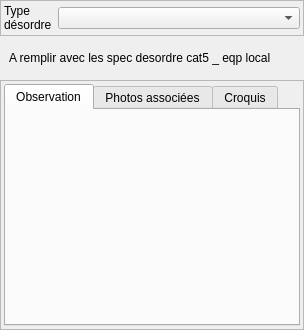
<?xml version="1.0" encoding="UTF-8"?>
<ui version="4.0">
 <class>Form</class>
 <widget class="QWidget" name="Form">
  <property name="geometry">
   <rect>
    <x>0</x>
    <y>0</y>
    <width>275</width>
    <height>330</height>
   </rect>
  </property>
  <property name="windowTitle">
   <string>Form</string>
  </property>
  <layout class="QVBoxLayout" name="verticalLayout_2" stretch="1,1,20">
   <property name="leftMargin">
    <number>0</number>
   </property>
   <property name="topMargin">
    <number>0</number>
   </property>
   <property name="rightMargin">
    <number>0</number>
   </property>
   <property name="bottomMargin">
    <number>0</number>
   </property>
   <item>
    <widget class="QFrame" name="frame_2">
     <property name="frameShape">
      <enum>QFrame::StyledPanel</enum>
     </property>
     <property name="frameShadow">
      <enum>QFrame::Raised</enum>
     </property>
     <layout class="QGridLayout" name="gridLayout_3" columnstretch="1,10">
      <property name="leftMargin">
       <number>3</number>
      </property>
      <property name="topMargin">
       <number>3</number>
      </property>
      <property name="rightMargin">
       <number>3</number>
      </property>
      <property name="bottomMargin">
       <number>3</number>
      </property>
      <item row="0" column="1">
       <widget class="QComboBox" name="comboBox_groupedes"/>
      </item>
      <item row="0" column="0">
       <widget class="QLabel" name="label_2">
        <property name="text">
         <string>Type désordre</string>
        </property>
        <property name="wordWrap">
         <bool>true</bool>
        </property>
       </widget>
      </item>
     </layout>
    </widget>
   </item>
   <item>
    <widget class="QStackedWidget" name="stackedWidget">
     <property name="currentIndex">
      <number>4</number>
     </property>
     <widget class="QWidget" name="page">
      <layout class="QHBoxLayout" name="horizontalLayout">
       <item>
        <widget class="QLabel" name="label">
         <property name="text">
          <string>A remplir avec les spec desordre cat1 - infralin</string>
         </property>
        </widget>
       </item>
      </layout>
     </widget>
     <widget class="QWidget" name="page_2">
      <layout class="QHBoxLayout" name="horizontalLayout_2">
       <item>
        <widget class="QLabel" name="label_3">
         <property name="text">
          <string>A remplir avec les spec desordre cat2 _ noeud station</string>
         </property>
        </widget>
       </item>
      </layout>
     </widget>
     <widget class="QWidget" name="page_3">
      <layout class="QGridLayout" name="gridLayout_2">
       <item row="0" column="0">
        <widget class="QLabel" name="label_4">
         <property name="text">
          <string>A remplir avec les spec desordre cat3 _ noeud local</string>
         </property>
        </widget>
       </item>
      </layout>
     </widget>
     <widget class="QWidget" name="page_4">
      <layout class="QGridLayout" name="gridLayout_4">
       <item row="0" column="0">
        <widget class="QLabel" name="label_5">
         <property name="text">
          <string>A remplir avec les spec desordre cat4 _ eqp station</string>
         </property>
        </widget>
       </item>
      </layout>
     </widget>
     <widget class="QWidget" name="page_5">
      <layout class="QGridLayout" name="gridLayout_5">
       <item row="0" column="0">
        <widget class="QLabel" name="label_6">
         <property name="text">
          <string>A remplir avec les spec desordre cat5 _ eqp local</string>
         </property>
        </widget>
       </item>
      </layout>
     </widget>
    </widget>
   </item>
   <item>
    <widget class="QFrame" name="frame">
     <property name="frameShape">
      <enum>QFrame::StyledPanel</enum>
     </property>
     <property name="frameShadow">
      <enum>QFrame::Raised</enum>
     </property>
     <layout class="QVBoxLayout" name="verticalLayout">
      <property name="leftMargin">
       <number>3</number>
      </property>
      <property name="topMargin">
       <number>3</number>
      </property>
      <property name="rightMargin">
       <number>3</number>
      </property>
      <property name="bottomMargin">
       <number>3</number>
      </property>
      <item>
       <widget class="QTabWidget" name="tabWidget">
        <property name="currentIndex">
         <number>0</number>
        </property>
        <property name="usesScrollButtons">
         <bool>true</bool>
        </property>
        <widget class="QWidget" name="tab">
         <attribute name="title">
          <string>Observation</string>
         </attribute>
         <layout class="QGridLayout" name="gridLayout" columnstretch="0">
          <property name="leftMargin">
           <number>3</number>
          </property>
          <property name="topMargin">
           <number>3</number>
          </property>
          <property name="rightMargin">
           <number>3</number>
          </property>
          <property name="bottomMargin">
           <number>3</number>
          </property>
         </layout>
        </widget>
        <widget class="QWidget" name="tab_2">
         <attribute name="title">
          <string>Photos associées</string>
         </attribute>
         <layout class="QVBoxLayout" name="verticalLayout_3">
          <property name="leftMargin">
           <number>3</number>
          </property>
          <property name="topMargin">
           <number>3</number>
          </property>
          <property name="rightMargin">
           <number>3</number>
          </property>
          <property name="bottomMargin">
           <number>3</number>
          </property>
         </layout>
        </widget>
        <widget class="QWidget" name="tab_3">
         <attribute name="title">
          <string>Croquis</string>
         </attribute>
         <layout class="QVBoxLayout" name="verticalLayout_4">
          <property name="leftMargin">
           <number>3</number>
          </property>
          <property name="topMargin">
           <number>3</number>
          </property>
          <property name="rightMargin">
           <number>3</number>
          </property>
          <property name="bottomMargin">
           <number>3</number>
          </property>
         </layout>
        </widget>
       </widget>
      </item>
     </layout>
    </widget>
   </item>
  </layout>
 </widget>
 <resources/>
 <connections/>
</ui>
